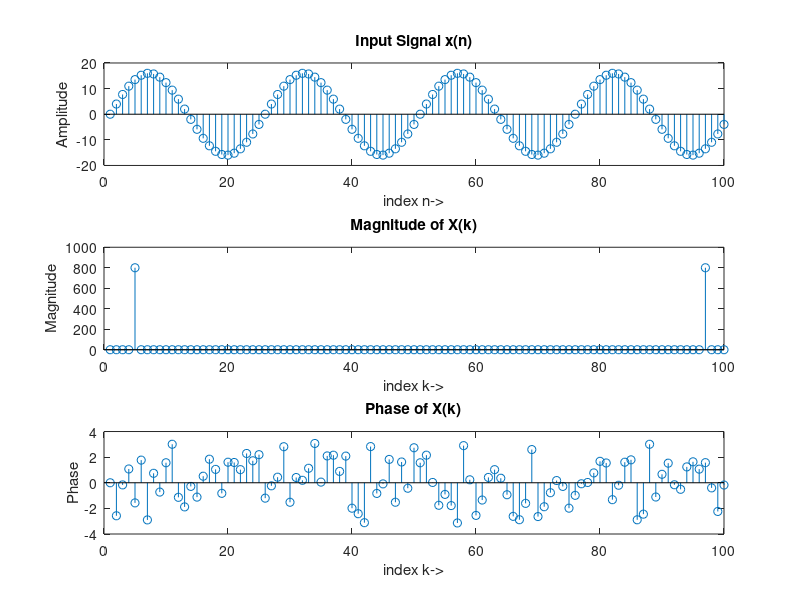

Write MATLAB code to recreate this figure.
%SINE WAVE DFT
clear all
close all
clc
fs=100;
ts=1/fs;
t=0:ts:1-ts;
x=16*sin(2*pi*4*t);
N=length(x);
X=zeros(1,N);
j=sqrt(-1);
for k=0:1:N-1;
    for n=0:1:N-1;
        X(k+1)=X(k+1)+x(n+1)*exp(-j*2*pi*n*k/N);
    end
end
subplot(3,1,1);
stem(x),title('Input Signal x(n)'),xlabel('index n->'),ylabel('Amplitude');
subplot(3,1,2);
stem(abs(X)),title('Magnitude of X(k)'),xlabel('index k->'),ylabel('Magnitude');
subplot(3,1,3);
stem(angle(X)),title('Phase of X(k)'),xlabel('index k->'),ylabel('Phase');
